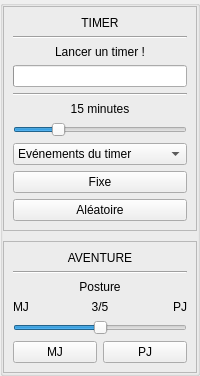
       <widget class="QGroupBox" name="groupBox_2">
        <property name="alignment">
         <set>Qt::AlignCenter</set>
        </property>
        <property name="flat">
         <bool>true</bool>
        </property>
        <property name="checkable">
         <bool>false</bool>
        </property>
        <layout class="QGridLayout" name="gridLayout_4">
         <property name="leftMargin">
          <number>0</number>
         </property>
         <property name="topMargin">
          <number>0</number>
         </property>
         <property name="rightMargin">
          <number>0</number>
         </property>
         <property name="bottomMargin">
          <number>0</number>
         </property>
         <property name="spacing">
          <number>0</number>
         </property>
         <item row="2" column="0">
          <widget class="QFrame" name="frame_4">
           <property name="frameShape">
            <enum>QFrame::StyledPanel</enum>
           </property>
           <property name="frameShadow">
            <enum>QFrame::Raised</enum>
           </property>
           <layout class="QGridLayout" name="gridLayout_5">
            <item row="1" column="0">
             <widget class="Line" name="line_adventure">
              <property name="orientation">
               <enum>Qt::Horizontal</enum>
              </property>
             </widget>
            </item>
            <item row="2" column="0">
             <widget class="QLabel" name="label_adventure_result">
              <property name="text">
               <string>Posture</string>
              </property>
              <property name="alignment">
               <set>Qt::AlignCenter</set>
              </property>
             </widget>
            </item>
            <item row="5" column="0">
             <layout class="QHBoxLayout" name="horizontalLayout_3">
              <item>
               <widget class="QPushButton" name="pushButton_adventure_GM">
                <property name="text">
                 <string>MJ</string>
                </property>
               </widget>
              </item>
              <item>
               <widget class="QPushButton" name="pushButton_adventure_PC">
                <property name="text">
                 <string>PJ</string>
                </property>
               </widget>
              </item>
             </layout>
            </item>
            <item row="4" column="0">
             <layout class="QHBoxLayout" name="horizontalLayout_4">
              <item>
               <widget class="QSlider" name="horizontalSlider_adventure_counter">
                <property name="sizePolicy">
                 <sizepolicy hsizetype="Preferred" vsizetype="Fixed">
                  <horstretch>0</horstretch>
                  <verstretch>0</verstretch>
                 </sizepolicy>
                </property>
                <property name="minimum">
                 <number>1</number>
                </property>
                <property name="maximum">
                 <number>5</number>
                </property>
                <property name="pageStep">
                 <number>1</number>
                </property>
                <property name="value">
                 <number>3</number>
                </property>
                <property name="sliderPosition">
                 <number>3</number>
                </property>
                <property name="orientation">
                 <enum>Qt::Horizontal</enum>
                </property>
               </widget>
              </item>
             </layout>
            </item>
            <item row="3" column="0">
             <layout class="QHBoxLayout" name="horizontalLayout_5">
              <item>
               <widget class="QLabel" name="label_GM">
                <property name="text">
                 <string>MJ</string>
                </property>
               </widget>
              </item>
              <item>
               <widget class="QLabel" name="label_adventure_counter">
                <property name="text">
                 <string>3/5</string>
                </property>
                <property name="alignment">
                 <set>Qt::AlignCenter</set>
                </property>
               </widget>
              </item>
              <item>
               <widget class="QLabel" name="label_PC">
                <property name="text">
                 <string>PJ</string>
                </property>
                <property name="alignment">
                 <set>Qt::AlignRight|Qt::AlignTrailing|Qt::AlignVCenter</set>
                </property>
               </widget>
              </item>
             </layout>
            </item>
            <item row="0" column="0">
             <widget class="QLabel" name="label_adventure_title">
              <property name="text">
               <string>AVENTURE</string>
              </property>
              <property name="alignment">
               <set>Qt::AlignCenter</set>
              </property>
              <property name="wordWrap">
               <bool>false</bool>
              </property>
             </widget>
            </item>
           </layout>
          </widget>
         </item>
         <item row="0" column="0">
          <widget class="QFrame" name="frame_5">
           <property name="frameShape">
            <enum>QFrame::StyledPanel</enum>
           </property>
           <property name="frameShadow">
            <enum>QFrame::Raised</enum>
           </property>
           <layout class="QGridLayout" name="gridLayout_8">
            <item row="10" column="0">
             <widget class="QSlider" name="horizontalSlider_timer_set_time">
              <property name="minimum">
               <number>1</number>
              </property>
              <property name="maximum">
               <number>60</number>
              </property>
              <property name="value">
               <number>15</number>
              </property>
              <property name="orientation">
               <enum>Qt::Horizontal</enum>
              </property>
             </widget>
            </item>
            <item row="13" column="0">
             <widget class="QPushButton" name="pushButton_timer_random">
              <property name="text">
               <string>Aléatoire</string>
              </property>
             </widget>
            </item>
            <item row="12" column="0">
             <widget class="QPushButton" name="pushButton_timer_fixed">
              <property name="text">
               <string>Fixe</string>
              </property>
             </widget>
            </item>
            <item row="9" column="0">
             <widget class="QLabel" name="label_timer_set_time">
              <property name="text">
               <string>15 minutes</string>
              </property>
              <property name="alignment">
               <set>Qt::AlignCenter</set>
              </property>
             </widget>
            </item>
            <item row="5" column="0">
             <widget class="QLabel" name="label_timer">
              <property name="text">
               <string>Lancer un timer !</string>
              </property>
              <property name="alignment">
               <set>Qt::AlignCenter</set>
              </property>
             </widget>
            </item>
            <item row="0" column="0">
             <widget class="QLabel" name="label_timer_title">
              <property name="text">
               <string>TIMER</string>
              </property>
              <property name="alignment">
               <set>Qt::AlignCenter</set>
              </property>
             </widget>
            </item>
            <item row="11" column="0">
             <widget class="QComboBox" name="comboBox_timer_events">
              <item>
               <property name="text">
                <string>Evénements du timer</string>
               </property>
              </item>
             </widget>
            </item>
            <item row="1" column="0">
             <widget class="Line" name="line_timer_title">
              <property name="orientation">
               <enum>Qt::Horizontal</enum>
              </property>
             </widget>
            </item>
            <item row="7" column="0">
             <widget class="QProgressBar" name="progressBar_timer"/>
            </item>
            <item row="8" column="0">
             <widget class="Line" name="line_timer">
              <property name="orientation">
               <enum>Qt::Horizontal</enum>
              </property>
             </widget>
            </item>
           </layout>
          </widget>
         </item>
         <item row="1" column="0">
          <spacer name="verticalSpacer_2">
           <property name="orientation">
            <enum>Qt::Vertical</enum>
           </property>
           <property name="sizeType">
            <enum>QSizePolicy::Preferred</enum>
           </property>
           <property name="sizeHint" stdset="0">
            <size>
             <width>10</width>
             <height>10</height>
            </size>
           </property>
          </spacer>
         </item>
        </layout>
       </widget>
